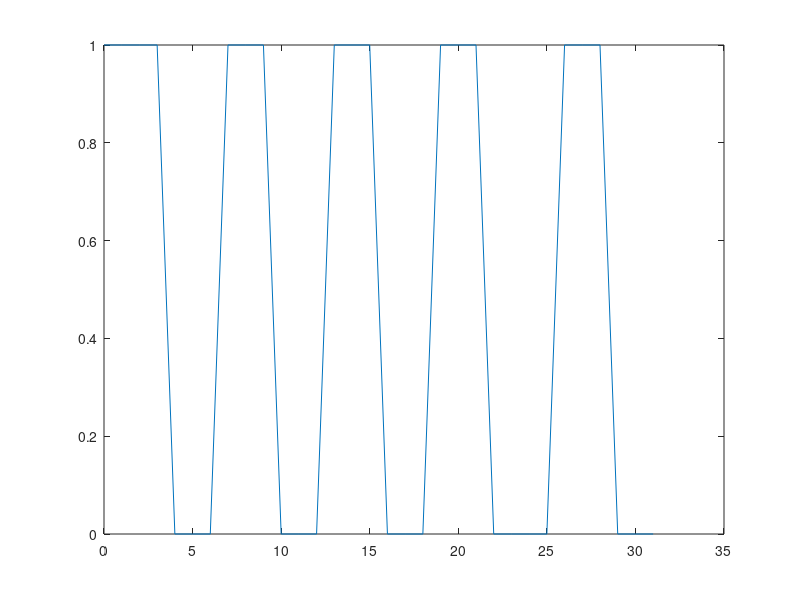

Recreate this plot in MATLAB. (Note: this script raises an error after producing the figure.)
clc
clear
close all

stepCount = input('Step Count: \n');
freq = input('Frequency: \n');

%% Waveform Setup
%{
Creates a wave with frequency of the stepCount for arbitrary amount
of time. Instruction set replicates the wave with 0 for -1 to allow for
direct input to pin control.
%}
t = 0:stepCount*2*pi;
y = square(t,50);

y(y==-1) = 0;
instSet = [y];

%% Plot
figure
plot(t,y)

%% RPI Setup
pi = raspi();
activePin = 12;
configurePin(pi,activePin,'DigitalOutput')

% Testing Timing
% for i = 1:1:length(instSet)
%     fprintf('%i\n',y(i));
%     pause(0.001);
% end

for i = 1:1:length(instSet)
    writeDigitalPin(pi,12,y(i))
    pause(0.001) % Timing replaces the arbitraty timing from wave setup
end

%{
Timing may be replaced with more accurate/more complicated code using:

c = clock;
time  = c(6); 

Compare starting time to time 0.001 seconds later.
Applies 1000 hz frequency to instruction set.

%}